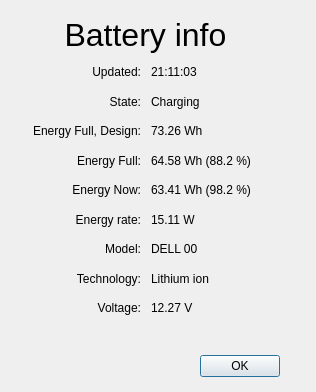
<?xml version="1.0" encoding="UTF-8"?>
<ui version="4.0">
 <class>BatteryInfo</class>
 <widget class="QDialog" name="BatteryInfo">
  <property name="geometry">
   <rect>
    <x>0</x>
    <y>0</y>
    <width>316</width>
    <height>392</height>
   </rect>
  </property>
  <property name="windowTitle">
   <string>Dialog</string>
  </property>
  <widget class="QDialogButtonBox" name="buttonBox">
   <property name="geometry">
    <rect>
     <x>200</x>
     <y>350</y>
     <width>80</width>
     <height>33</height>
    </rect>
   </property>
   <property name="orientation">
    <enum>Qt::Horizontal</enum>
   </property>
   <property name="standardButtons">
    <set>QDialogButtonBox::Ok</set>
   </property>
  </widget>
  <widget class="QWidget" name="gridLayoutWidget">
   <property name="geometry">
    <rect>
     <x>10</x>
     <y>60</y>
     <width>271</width>
     <height>260</height>
    </rect>
   </property>
   <layout class="QGridLayout" name="gridLayout">
    <property name="horizontalSpacing">
     <number>10</number>
    </property>
    <item row="4" column="0">
     <widget class="QLabel" name="energyCaption">
      <property name="text">
       <string>Energy Now:</string>
      </property>
      <property name="alignment">
       <set>Qt::AlignRight|Qt::AlignTrailing|Qt::AlignVCenter</set>
      </property>
     </widget>
    </item>
    <item row="0" column="1">
     <widget class="QLabel" name="updatedValue">
      <property name="text">
       <string notr="true">21:11:03</string>
      </property>
     </widget>
    </item>
    <item row="0" column="0">
     <widget class="QLabel" name="updatedCaption">
      <property name="font">
       <font>
        <pointsize>9</pointsize>
       </font>
      </property>
      <property name="text">
       <string>Updated:</string>
      </property>
      <property name="alignment">
       <set>Qt::AlignRight|Qt::AlignTrailing|Qt::AlignVCenter</set>
      </property>
     </widget>
    </item>
    <item row="7" column="0">
     <widget class="QLabel" name="technologyCaption">
      <property name="text">
       <string>Technology:</string>
      </property>
      <property name="alignment">
       <set>Qt::AlignRight|Qt::AlignTrailing|Qt::AlignVCenter</set>
      </property>
     </widget>
    </item>
    <item row="6" column="0">
     <widget class="QLabel" name="modelCaption">
      <property name="text">
       <string>Model:</string>
      </property>
      <property name="alignment">
       <set>Qt::AlignRight|Qt::AlignTrailing|Qt::AlignVCenter</set>
      </property>
     </widget>
    </item>
    <item row="5" column="0">
     <widget class="QLabel" name="energyRateCaption">
      <property name="text">
       <string>Energy rate:</string>
      </property>
      <property name="alignment">
       <set>Qt::AlignRight|Qt::AlignTrailing|Qt::AlignVCenter</set>
      </property>
     </widget>
    </item>
    <item row="8" column="0">
     <widget class="QLabel" name="voltageCaption">
      <property name="text">
       <string>Voltage:</string>
      </property>
      <property name="alignment">
       <set>Qt::AlignRight|Qt::AlignTrailing|Qt::AlignVCenter</set>
      </property>
     </widget>
    </item>
    <item row="2" column="0">
     <widget class="QLabel" name="energyFullDesignCaption">
      <property name="text">
       <string>Energy Full, Design:</string>
      </property>
      <property name="alignment">
       <set>Qt::AlignRight|Qt::AlignTrailing|Qt::AlignVCenter</set>
      </property>
     </widget>
    </item>
    <item row="5" column="1">
     <widget class="QLabel" name="energyRateValue">
      <property name="text">
       <string notr="true">15.11 W</string>
      </property>
     </widget>
    </item>
    <item row="3" column="0">
     <widget class="QLabel" name="energyFullCaption">
      <property name="text">
       <string>Energy Full:</string>
      </property>
      <property name="alignment">
       <set>Qt::AlignRight|Qt::AlignTrailing|Qt::AlignVCenter</set>
      </property>
     </widget>
    </item>
    <item row="4" column="1">
     <widget class="QLabel" name="energyValue">
      <property name="text">
       <string notr="true">63.41 Wh (98.2 %)</string>
      </property>
     </widget>
    </item>
    <item row="2" column="1">
     <widget class="QLabel" name="energyFullDesignValue">
      <property name="text">
       <string notr="true">73.26 Wh</string>
      </property>
     </widget>
    </item>
    <item row="7" column="1">
     <widget class="QLabel" name="technologyValue">
      <property name="text">
       <string notr="true">Lithium ion</string>
      </property>
     </widget>
    </item>
    <item row="6" column="1">
     <widget class="QLabel" name="modelValue">
      <property name="text">
       <string notr="true">DELL 00</string>
      </property>
     </widget>
    </item>
    <item row="3" column="1">
     <widget class="QLabel" name="energyFullValue">
      <property name="text">
       <string notr="true">64.58 Wh (88.2 %)</string>
      </property>
     </widget>
    </item>
    <item row="8" column="1">
     <widget class="QLabel" name="voltageValue">
      <property name="text">
       <string notr="true">12.27 V</string>
      </property>
     </widget>
    </item>
    <item row="1" column="0">
     <widget class="QLabel" name="stateCaption">
      <property name="text">
       <string>State:</string>
      </property>
      <property name="alignment">
       <set>Qt::AlignRight|Qt::AlignTrailing|Qt::AlignVCenter</set>
      </property>
     </widget>
    </item>
    <item row="1" column="1">
     <widget class="QLabel" name="stateValue">
      <property name="text">
       <string notr="true">Charging</string>
      </property>
     </widget>
    </item>
   </layout>
  </widget>
  <widget class="QLabel" name="label">
   <property name="geometry">
    <rect>
     <x>10</x>
     <y>10</y>
     <width>271</width>
     <height>50</height>
    </rect>
   </property>
   <property name="font">
    <font>
     <pointsize>24</pointsize>
    </font>
   </property>
   <property name="text">
    <string>Battery info</string>
   </property>
   <property name="alignment">
    <set>Qt::AlignCenter</set>
   </property>
  </widget>
 </widget>
 <resources/>
 <connections>
  <connection>
   <sender>buttonBox</sender>
   <signal>accepted()</signal>
   <receiver>BatteryInfo</receiver>
   <slot>accept()</slot>
   <hints>
    <hint type="sourcelabel">
     <x>248</x>
     <y>254</y>
    </hint>
    <hint type="destinationlabel">
     <x>157</x>
     <y>274</y>
    </hint>
   </hints>
  </connection>
  <connection>
   <sender>buttonBox</sender>
   <signal>rejected()</signal>
   <receiver>BatteryInfo</receiver>
   <slot>reject()</slot>
   <hints>
    <hint type="sourcelabel">
     <x>316</x>
     <y>260</y>
    </hint>
    <hint type="destinationlabel">
     <x>286</x>
     <y>274</y>
    </hint>
   </hints>
  </connection>
 </connections>
</ui>
